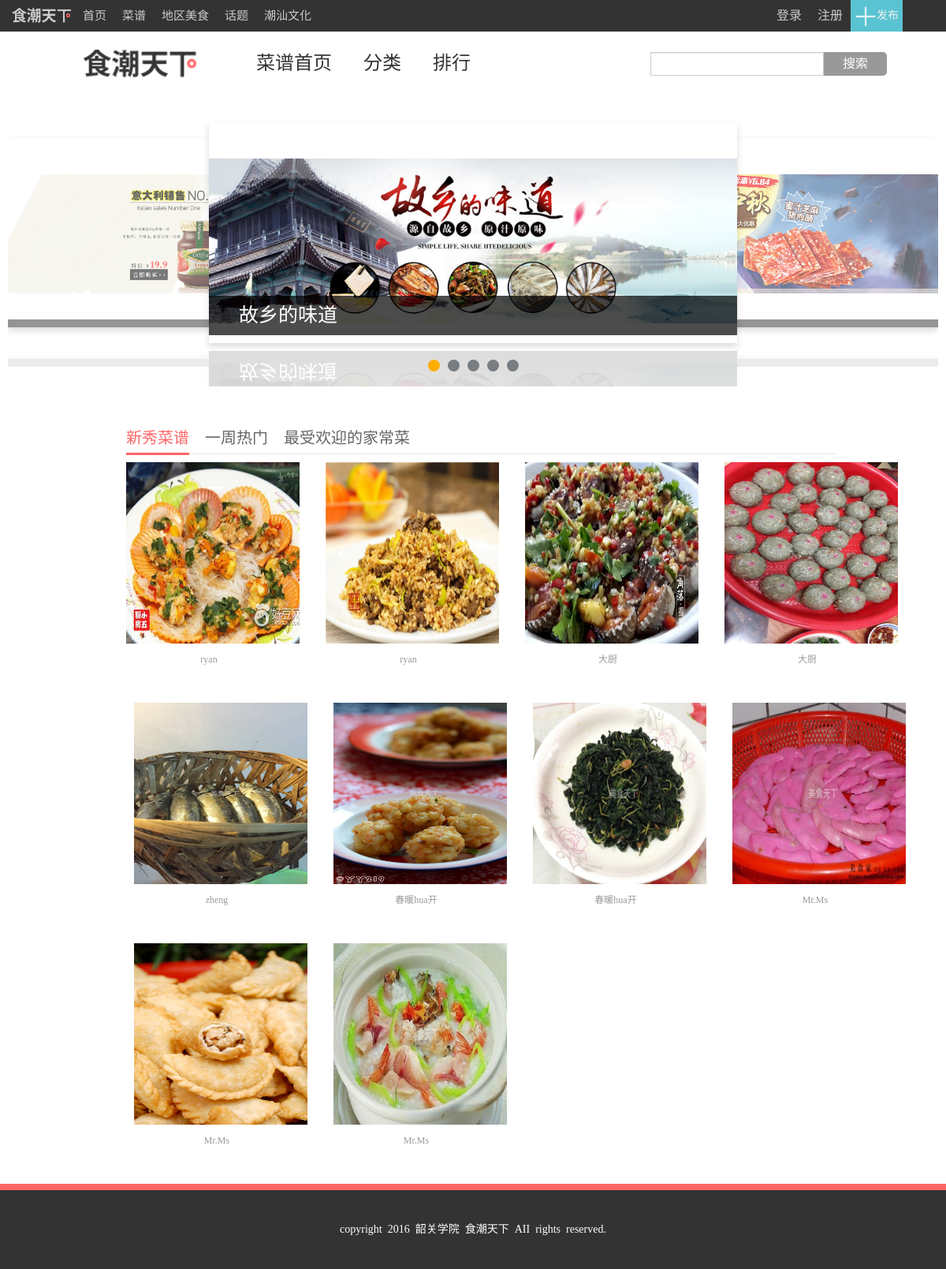
The page /php/CookBook.php on the database its author committed.
### tables this page shows
CREATE TABLE IF NOT EXISTS `food` (
  `id` int(10) NOT NULL AUTO_INCREMENT,
  `publish_id` int(10) NOT NULL,
  `food_name` varchar(255) NOT NULL,
  `descript` text NOT NULL,
  `difficult` varchar(40) NOT NULL,
  `taste` varchar(40) NOT NULL,
  `gyi` varchar(40) NOT NULL,
  `used_time` varchar(40) NOT NULL,
  `area` varchar(40) NOT NULL,
  `main_ingredient` varchar(255) NOT NULL,
  `other_ingredient` varchar(255) NOT NULL,
  `trick` text NOT NULL,
  `created_at` datetime NOT NULL,
  `view_count` int(255) NOT NULL DEFAULT '0',
  `exam` int(255) NOT NULL DEFAULT '0',
  `check_text` varchar(255) DEFAULT NULL,
  PRIMARY KEY (`id`),
  KEY `food_publish_id` (`publish_id`)
);

CREATE TABLE IF NOT EXISTS `personal_info` (
  `id` int(10) NOT NULL AUTO_INCREMENT,
  `name` varchar(255) NOT NULL,
  `password_digest` char(40) NOT NULL,
  `head_img` varchar(255) NOT NULL DEFAULT '../assets/img/default.jpg',
  `sex` char(4) NOT NULL DEFAULT '男',
  `hometown_city` varchar(40) NOT NULL DEFAULT '汕头',
  `hometown_province` varchar(40) NOT NULL DEFAULT '潮汕',
  `email` varchar(255) NOT NULL,
  `personal_write` varchar(255) DEFAULT NULL,
  `created_at` datetime NOT NULL,
  `updated_at` datetime NOT NULL,
  PRIMARY KEY (`id`)
);

### php/CookBook.php (called while the page is built)
<?php
 require ('../mysql_connect.php');
  require('../models/users.php');
  require('../models/cookbook.php');
 include('../views/user/CookBook.html.php');
 ?>

### models/cookbook.php (called while the page is built, shortened)
<?php
function index_new_upfood_one($dbc){
  $q="select * from food where exam=1 order by id desc limit 1";
  $res=$dbc->query($q);
  return $res;
}
function index_new_upfood_all($dbc){
  $q="select * from food where exam=1 order by id desc limit 1,100";
  $res=$dbc->query($q);
  return $res;
}
function fing_cookbook_img($dbc,$food_id)
{
    $imgs=array();
   $sql = "select * from food_img where food_id=$food_id limit 1";
   $res = $dbc->query($sql);
   foreach ($res as $row){
      $imgs[]=$row['food_img'];
   }
   return $imgs[0];
}
 ?>

### models/users.php (called while the page is built, shortened)
<?php header( 'Content-Type:text/html;charset=utf-8');
function getUserName($dbc,$user_id){
  $q="select name from personal_info where id='$user_id'";
  $r=$dbc->query($q);
  $userName=$r->fetchColumn(0);
  return $userName;
}
 ?>

### views/user/CookBook.html.php (the view, shortened to what this page needs)
<div style="width: 100%;margin-top: -150px;">
  <div class="main_banner">
      <div class="main_banner_wrap">
        <div class="main_banner_box" id="m_box">
          <a href="javascript:void(0)" class="banner_btn js_pre">
          </a>
          <a href="javascript:void(0)" class="banner_btn btn_next js_next">
          </a>
          <ul>
            <li id="imgCard0">
              <a target="_blank" href="https://world.taobao.com/item/546213629840.htm?fromSite=main&spm=a230r.1.14.21.ebb2eb2olTiLr&ns=1&abbucket=3#detail"><span style="opacity:0;"></span></a>
              <img src="../assets/img/6.jpg" alt="">
              <p style="bottom:0">故乡的味道</p>
            </li>
            <li id="imgCard1">
              <a target="_blank" href="https://world.taobao.com/item/546213629840.htm?fromSite=main&spm=a230r.1.14.21.ebb2eb2olTiLr&ns=1&abbucket=3#detail"><span style="opacity:0.4;"></span></a>
              <p>备战中秋</p>
            </li>
            <li id="imgCard4">
              <a target="_blank" href="https://world.taobao.com/item/556097202522.htm?fromSite=main&ali_refid=a3_430673_1006:1110537370:N:%E8%93%9D%E8%8E%93%E9%85%B1%E6%9E%9C%E9%85%B1%E5%8C%85%E9%82%AE:9a3ef2ba90abe8da5cec10f74363e375&ali_trackid=1_9a3ef2ba90abe8da5cec10f74363e375&spm=a2e15.8261149.07626516002.5.53eedc80fN1kUA"><span style="opacity:0.4;"></span></a>
              <p>意大利草莓酱</p>
            </li>
          </ul>
          <p id="rflt"></p>
        </div>
        <div class="btn_list">
          <span class="curr"></span><span></span><span></span><span></span><span></span>
        </div>
      </div>
    </div>
</div>
<div style="width: 75.1%;height: 500px;margin-left: 160px;margin-top:50px;">
    <div class="w1" id="tab" style="clear: both;">
      <div class="tablist">
        <h3 class="select">新秀菜谱</h3>
        <h3>一周热门</h3>
        <h3>最受欢迎的家常菜</h3>
      </div>
      <div class="tabcontent">
       <ul class="active">
          <li style="margin-left: -110px;">
          <?php $res=index_new_upfood_one($dbc);  foreach($res as $row){?>
            <a target="_blank" href="CookBook_recipe.php?food_id=<?php echo $row['id']; ?>">
              <span><img src="<?php echo fing_cookbook_img($dbc,$row['id']); ?>"></span>
            </a>
            <a target="_blank" class="user" href="personal_index.php?user_id=<?php echo $row['publish_id']; ?>"><?php echo getUserName($dbc,$row['publish_id']); }?></a>
          </li>
          <?php $res=index_new_upfood_all($dbc);  foreach($res as $row){?>
          <li>
            <a target="_blank" href="CookBook_recipe.php?food_id=<?php echo $row['id']; ?>">
              <span><img src="<?php echo fing_cookbook_img($dbc,$row['id']); ?>"></span>
            </a>
            <a target="_blank" class="user" href="personal_index.php?user_id=<?php echo $row['publish_id']; ?>"><?php echo getUserName($dbc,$row['publish_id']); ?></a>
          </li>
          <?php } ?>
        </ul>
      </div>
    </div>
      </div>

### assets/css/indexTop.css (style rules this page uses)
body { font: 14px "Hiragino Sans GB",STHeiti,"微软雅黑","Microsoft YaHei",Helvetica,Arial,serif; }
.bar { float: right; margin-right: 30px; position:relative; right:20px; }
.top-bar { height: 40px; background: #333; color: #999; top: 0; position: fixed; z-index: 10000; width: 100%; left: 0; min-width: 990px; }
.top-bar .bar-left { height: 40px; margin-left: 20px; }
ol,ul { list-style: none; }
.top-bar .bar-left li { float: left; height: 40px; }
.bar-link a, .top-bar .bar-left li a { font-size: 15px; color: #ccc; height: 40px; line-height: 40px; padding: 0 10px; text-decoration: none; display: inline-block; }
li a { font-size: 16px; color: #ccc; height: 40px; line-height: 40px; padding: 0 10px; text-decoration: none; display: inline-block; }
.right { float: right; margin-right: 50px; }
.bar-right li { list-style-image: none; list-style-type: none; float: right; }
.bar-right li a { display: block; }
.bar-text { background: #59C3D1; color: #f1f1f1; width: auto; text-align: center; height: 40px; line-height: 40px; overflow: hidden; position: relative; z-index: 199011; cursor: pointer; margin-right: 5px; padding-left: 5px; padding-right: 5px; }
.bar-text img { border: 0; vertical-align: middle; }
.logo_wrap2 { padding-top: 50px; }
.w { position: relative; top: 0; left: 0; }
.logo_wrap2 .logo_inner { background: url("../../assets/img/logo.png") no-repeat scroll left center; width: 158px; }
.logo_wrap2 .logo_inner a { display: block; height: 60px; overflow: hidden; text-indent: -9999em; }
.logo_wrap2 { overflow: visible; padding-top: 50px; height: 65px; margin: auto; width: 990px; }
.logo_nav { margin-top: -50px; margin-left: 200px; }
.logo_nav a { position: relative; float: left; padding: 0 20px 15px; font-size: 24px; line-height: 60px; color: #333; text-decoration: none; }
.search { margin-top: 16px; margin-right: 50px; border-radius: 0!important; }
.search_btn { position: absolute; top: 16px; right: -50px; height: 30px; border-radius: 0 5px 5px 0; width: 80px; height: 30px; font-size: 16px; color: #fff; text-align: center; background: #999; line-height: 30px; }
.logo_search { position: absolute; right: -30px; width: 250px; }
.main_banner { width:100%; height:375px; margin-top: 10em; }
.main_banner_wrap { width:1180px; height:375px; position:relative;top: -10px; background:white;; margin:0 auto; overflow:hidden; }
.banner_btn { width:255px; height:240px; position:absolute; display:block; z-index:9; top:20px; }
.btn_next { right:20px; }
.main_banner_box { width:1200px; height:280px; margin:40px auto 0; position:relative; z-index:0; -webkit-box-reflect:below 0 -webkit-linear-gradient(top,rgba(255,255,255,0) 0%,rgba(255,255,255,.2) 100%); }
.main_banner_box p#rflt { width:1200px; height:280px; position:absolute; left:0; top:280px; background:-moz-element(#m_box) no-repeat; -moz-transform:scaleY(-1); opacity:0.2; }
.main_banner li { position:absolute; background:white; overflow:hidden; box-shadow:0 4px 8px rgba(0, 0, 0, 0.15); }
.main_banner li#imgCard0 { width:670px; height:280px; z-index:5; left:255px; top:0px; opacity:1; background:white; }
.main_banner li#imgCard1 { width:580px; height:240px; z-index:1; left:600px; top:20px; opacity:1; background:white; }
.main_banner li#imgCard4 { width:580px; height:240px; z-index:2; left:0px; top:20px; opacity:1; background:white; }
.main_banner li img { width:100%; }
.main_banner li p { width:100%; height:50px; position:absolute; left:0; bottom:-50px; background:rgba(0,0,0,0.7); color:#fff; text-indent:38px; line-height:50px; font-size:25px; }
.btn_list { text-align:center; position:relative; left:0; top:6px; z-index:10; }
.btn_list span { width:15px; height:15px; display:inline-block; margin:15px 5px; background:#787d82; border-radius:50%; cursor:pointer; }
.btn_list span.curr { background:#FFAE00; }

### assets/css/footer.css (style rules this page uses)
.footer { clear: both; width: 100%; margin-top: 20px; background: #FF6767; padding-top: 8px; }
.footer-content { padding: 40px 0; background: #333; color: #fff; font-size: 14px; overflow: hidden; text-align: center; }

### assets/css/style.css (style rules this page uses)
* { margin: 0;padding: 0;font-family: "微软雅黑"; }
a { text-decoration: none; color: #333; }
.left { float:left; }
.right { float:right; }
ul { list-style-type: none; }
img { border: 0; }
input,textarea { outline: 0; }

### rows shown on the page
food: publish.name "ryan"
food: shows a picture, publish.name "ryan"
food: shows a picture, publish.name "大厨"
food: shows a picture, publish.name "大厨"
food: shows a picture, publish.name "zheng"
food: shows a picture, publish.name "春暖hua开"
food: shows a picture, publish.name "春暖hua开"
food: shows a picture, publish.name "Mr.Ms"
food: shows a picture, publish.name "Mr.Ms"
food: shows a picture, publish.name "Mr.Ms"
